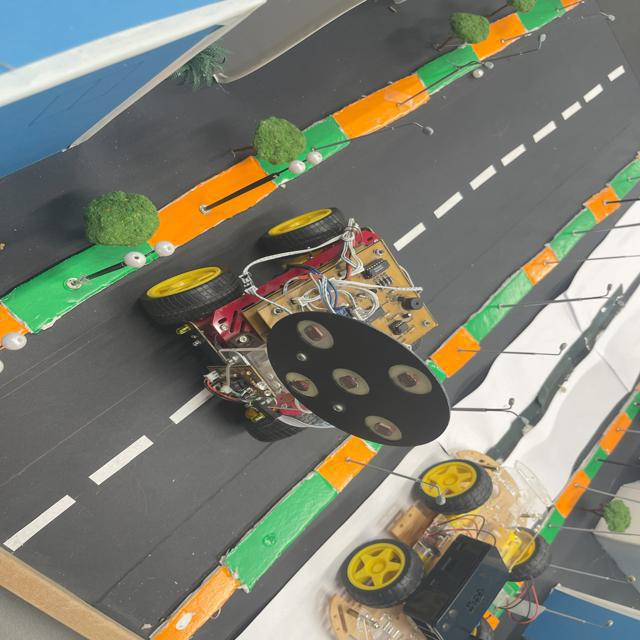
#> input picture Microcontroller_car_dataset/images/train/IMG_8096.jpg, 640 x 640 px, given in place of train, which was not available
$ jupyter execute augmentation.ipynb
#> lines starting #> are read from the running program, lines starting #| are printed output that depends on the picture; pictures that were not available may be replaced by others from this repository, and a replacement may not be noted
[cell 1]
from PIL import Image
import os

def rotate_images(input_folder, output_folder, angle):
    # Create the output folder if it doesn't exist
#> called with angle = 30
    os.makedirs(output_folder, exist_ok=True)

    # Loop through all files in the input folder
    for file_name in os.listdir(input_folder):
        # Open the image file
        with Image.open(os.path.join(input_folder, file_name)) as img:
            # Rotate the image by the specified angle
#> img is the input picture: PIL image 640x640 RGB; mean R, G, B 124.7, 126.1, 112.6
            rotated_img = img.rotate(angle)
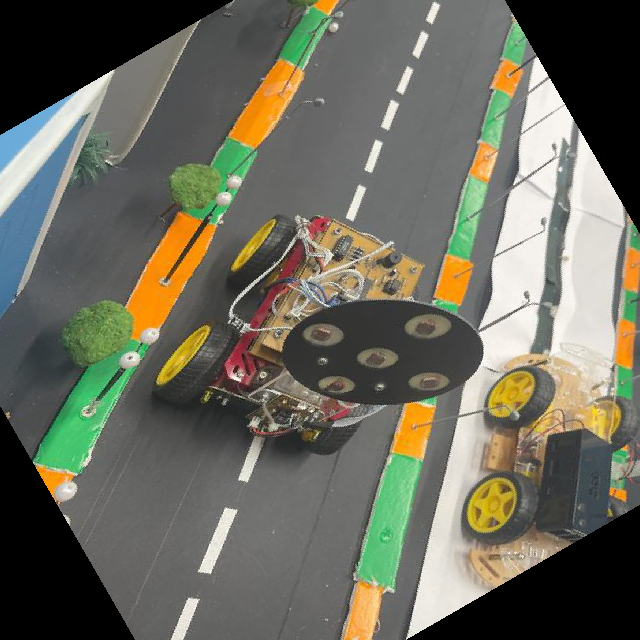
#> rotated_img: PIL image 640x640 RGB; mean R, G, B 105.9, 105.8, 92.4

            # Save the rotated image to the output folder
            rotated_img.save(os.path.join(output_folder, file_name))
#> pass 2 of the loop in rotate_images, `for file_name in os.listdir(input_folder):`:
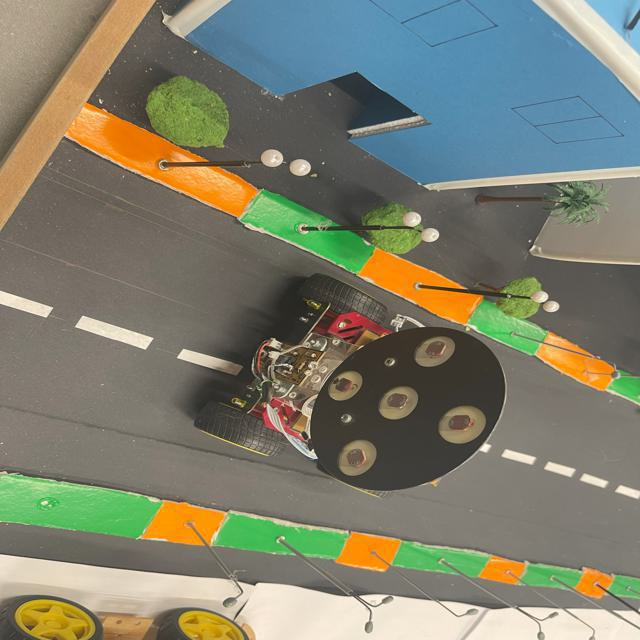
#> input picture Microcontroller_car_dataset/images/train/IMG_8097.jpg, 640 x 640 px, given in place of val, which was not available
#> in rotate_images, img is the input picture: PIL image 640x640 RGB; mean R, G, B 125.9, 127.4, 109.7
#> in rotate_images, `rotated_img = img.rotate(angle)`:
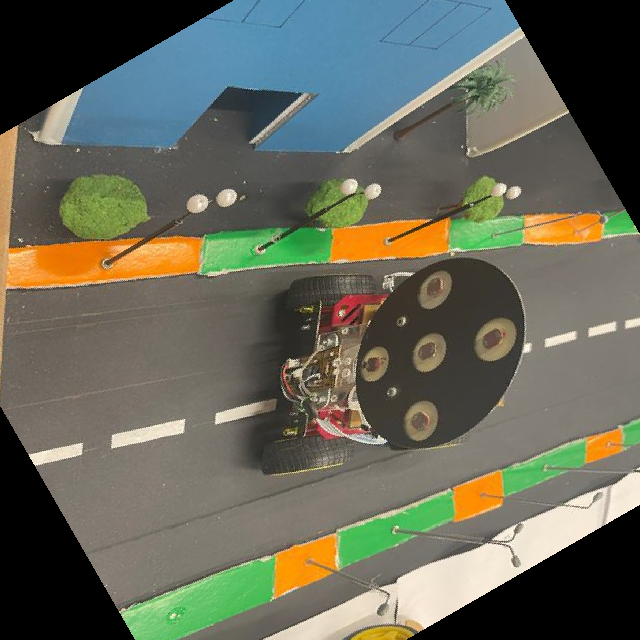
#> rotated_img: PIL image 640x640 RGB; mean R, G, B 102, 103.8, 89

# Example usage
input_folder = r"C:\Users\aliye\OneDrive\Desktop\arduino_car\images"
output_folder = r"C:\Users\aliye\OneDrive\Desktop\rotated_images"
angle = 30  # Specify the rotation angle in degrees

rotate_images(input_folder, output_folder, angle)

[cell 2]
from PIL import Image
import numpy as np
import os

def add_noise(input_folder, output_folder, noise_factor):
    # Create the output folder if it doesn't exist
#> called with input_folder = 'C:\\Users\\aliye\\OneDrive\\Desktop\\zy', output_folder = 'C:\\Users\\aliye\\OneDrive\\Desktop\\zx', noise_factor = 60
    os.makedirs(output_folder, exist_ok=True)

    # Loop through all files in the input folder
    for file_name in os.listdir(input_folder):
        # Open the image file
        with Image.open(os.path.join(input_folder, file_name)) as img:
            # Convert the image to a numpy array
            img_array = np.array(img)

            # Generate random noise with the same shape as the image
            noise = np.random.normal(0, noise_factor, img_array.shape)

            # Add the noise to the image
            noisy_img_array = img_array + noise
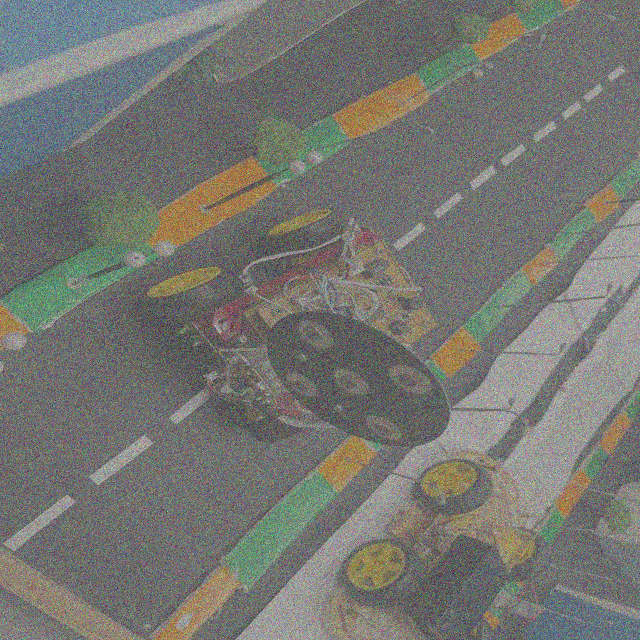
#> noisy_img_array: shape (640, 640, 3) float64; mean R, G, B 124.6, 126.3, 112.7; drawn with min black and max white

            # Clip the values to ensure they are in the valid range [0, 255]
            noisy_img_array = np.clip(noisy_img_array, 0, 255)
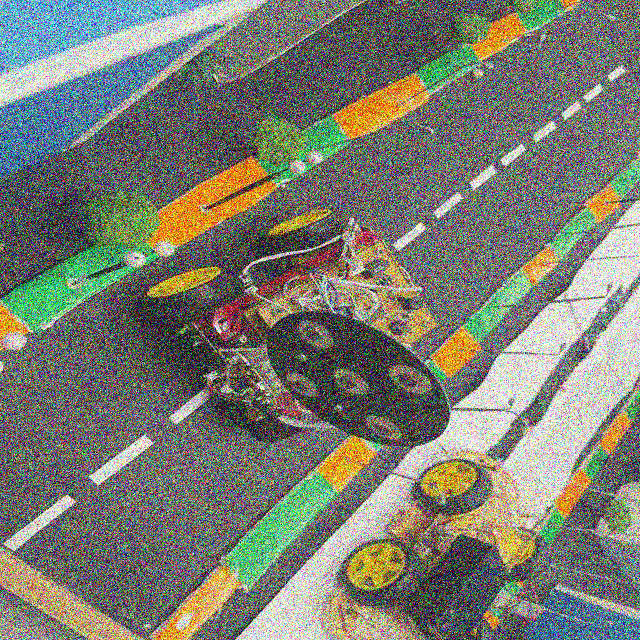
#> noisy_img_array: shape (640, 640, 3) float64; mean R, G, B 123.3, 125.4, 113.2

            # Convert the numpy array back to an image
            noisy_img = Image.fromarray(noisy_img_array.astype(np.uint8))

            # Save the noisy image to the output folder
            noisy_img.save(os.path.join(output_folder, file_name))

# Example usage
input_folder = r"C:\Users\aliye\OneDrive\Desktop\zy"
output_folder = r"C:\Users\aliye\OneDrive\Desktop\zx"
noise_factor = 60  # Specify the noise factor

add_noise(input_folder, output_folder, noise_factor)

[cell 3]
from PIL import Image, ImageEnhance
import os

def adjust_brightness(input_folder, output_folder, factor):
    # Create the output folder if it doesn't exist
#> called with input_folder = 'C:\\Users\\aliye\\OneDrive\\Desktop\\zy', output_folder = 'C:\\Users\\aliye\\OneDrive\\Desktop\\za', factor = 2.5
    os.makedirs(output_folder, exist_ok=True)

    # Loop through all files in the input folder
    for file_name in os.listdir(input_folder):
        # Open the image file
        with Image.open(os.path.join(input_folder, file_name)) as img:
            # Adjust the brightness of the image
            enhancer = ImageEnhance.Brightness(img)
            brightened_img = enhancer.enhance(factor)
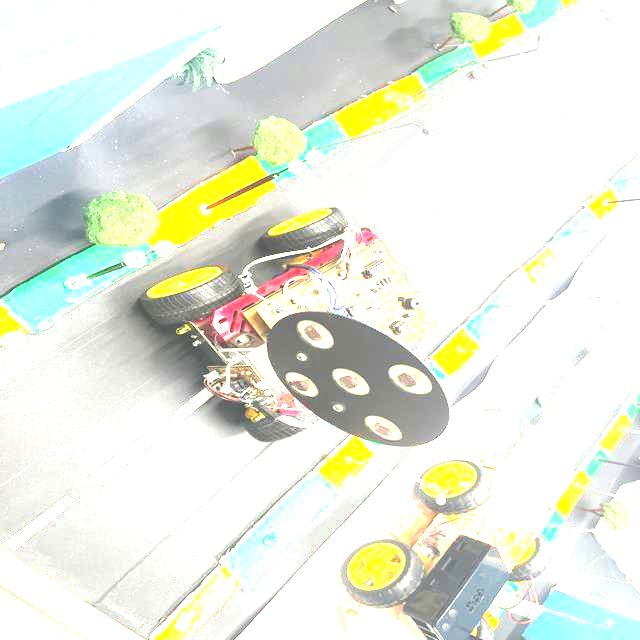
#> brightened_img: PIL image 640x640 RGB; mean R, G, B 231.8, 236.1, 223.1

            # Save the brightened image to the output folder
            brightened_img.save(os.path.join(output_folder, file_name))

# Example usage
input_folder = r"C:\Users\aliye\OneDrive\Desktop\zy"
output_folder = r"C:\Users\aliye\OneDrive\Desktop\za"
brightness_factor = 2.5  # Specify the brightness factor

adjust_brightness(input_folder, output_folder, brightness_factor)

[cell 4]
from PIL import Image, ImageEnhance
import os

def adjust_saturation(input_folder, output_folder, factor):
    # Create the output folder if it doesn't exist
#> called with input_folder = 'C:\\Users\\aliye\\OneDrive\\Desktop\\zy', output_folder = 'C:\\Users\\aliye\\OneDrive\\Desktop\\zc', factor = 4
    os.makedirs(output_folder, exist_ok=True)

    # Loop through all files in the input folder
    for file_name in os.listdir(input_folder):
        # Open the image file
        with Image.open(os.path.join(input_folder, file_name)) as img:
            # Adjust the saturation of the image
            enhancer = ImageEnhance.Color(img)
            saturated_img = enhancer.enhance(factor)
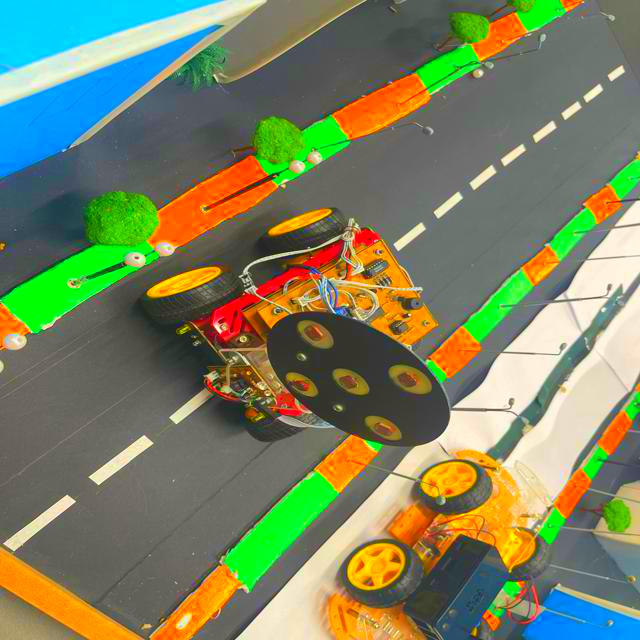
#> saturated_img: PIL image 640x640 RGB; mean R, G, B 121.2, 130.3, 96.3

            # Save the saturated image to the output folder
            saturated_img.save(os.path.join(output_folder, file_name))

# Example usage
input_folder = r"C:\Users\aliye\OneDrive\Desktop\zy"
output_folder = r"C:\Users\aliye\OneDrive\Desktop\zc"
saturation_factor = 4.0  # Specify the saturation factor

adjust_saturation(input_folder, output_folder, saturation_factor)

[cell 5]
from PIL import Image
import os

def flip_images_vertical(input_folder, output_folder):
    # Create the output folder if it doesn't exist
#> called with input_folder = 'C:\\Users\\aliye\\OneDrive\\Desktop\\zy', output_folder = 'C:\\Users\\aliye\\OneDrive\\Desktop\\zv'
    os.makedirs(output_folder, exist_ok=True)

    # Loop through all files in the input folder
    for file_name in os.listdir(input_folder):
        # Open the image file
        with Image.open(os.path.join(input_folder, file_name)) as img:
            # Flip the image vertically
            flipped_img = img.transpose(Image.FLIP_TOP_BOTTOM)
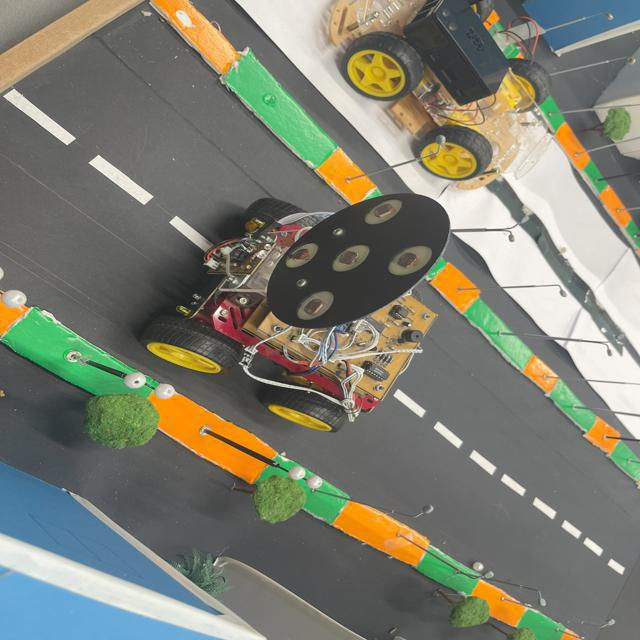
#> flipped_img: PIL image 640x640 RGB; mean R, G, B 124.7, 126.1, 112.6

            # Save the flipped image to the output folder
            flipped_img.save(os.path.join(output_folder, file_name))

# Example usage
input_folder = r"C:\Users\aliye\OneDrive\Desktop\zy"
output_folder = r"C:\Users\aliye\OneDrive\Desktop\zv"
flip_images_vertical(input_folder, output_folder)

[cell 6]
from PIL import Image
import os

def flip_images_horizontally (input_folder, output_folder):
    # Create the output folder if it doesn't exist
#> called with input_folder = 'C:\\Users\\aliye\\OneDrive\\Desktop\\zy', output_folder = 'C:\\Users\\aliye\\OneDrive\\Desktop\\zj'
    os.makedirs(output_folder, exist_ok=True)

    # Loop through all files in the input folder
    for file_name in os.listdir(input_folder):
        # Open the image file
        with Image.open(os.path.join(input_folder, file_name)) as img:
            # Flip the image horizontally
            flipped_img = img.transpose(Image.FLIP_LEFT_RIGHT)
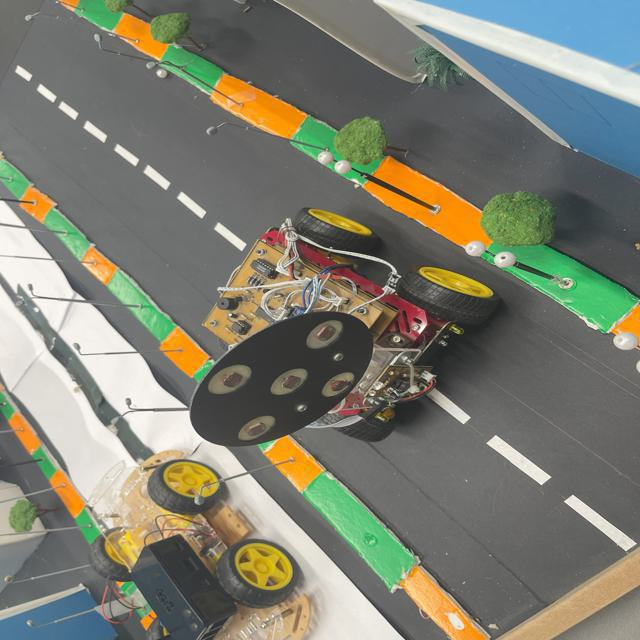
#> flipped_img: PIL image 640x640 RGB; mean R, G, B 124.7, 126.1, 112.6

            # Save the flipped image to the output folder
            flipped_img.save(os.path.join(output_folder, file_name))

# Example usage
input_folder = r"C:\Users\aliye\OneDrive\Desktop\zy"
output_folder = r"C:\Users\aliye\OneDrive\Desktop\zj"

flip_images_horizontally(input_folder, output_folder)
